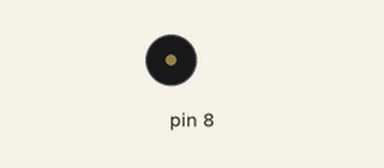
This sketch was run on a simulated Arduino Uno, built with avr-gcc and run on an emulated ATmega328P. Parts: buzzer (waves = sounding).

Above: at 0.4 s.
At 5.35 s:
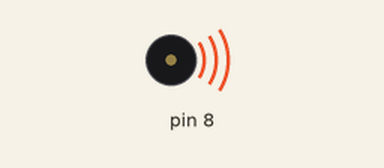
Timing chart, 0 to 6.1 s (numbered marks = the images above):
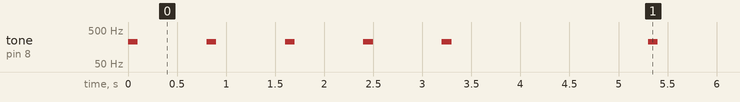

The sketch:

easy_buzzer_v2.ino
```cpp
#include <EasyBuzzer.h>

void setup() {
  // Setear pin
  EasyBuzzer.setPin(8);

  // Generar sonidos
  EasyBuzzer.beep(
  222, //Frecuencia Hz
  100, //Duración
  700, // Silencio
  5,   // Número de pitidos
  2000, // Pausa
  3,// Ciclos
  sonidorandom // llamada a función que está abajo
 );
}

void sonidorandom() {
  EasyBuzzer.singleBeep(88,66,setup);  // Segundo tono al finalizar los ciclos de los primeros tonos
}

void loop() {
   EasyBuzzer.update();  // Actualizar el buzzer
}
```

Measured:
- by itself, tone on pin 8: plays 222 Hz for 0.10 s, 222 Hz for 0.10 s, 222 Hz for 0.10 s, 222 Hz for 0.10 s, 222 Hz for 0.10 s, 222 Hz for 0.10 s … (131 notes in this stretch)
